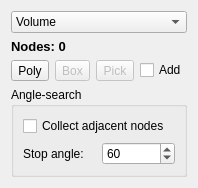
<?xml version="1.0" encoding="UTF-8"?>
<ui version="4.0">
 <class>TaskCreateNodeSet</class>
 <widget class="QWidget" name="TaskCreateNodeSet">
  <property name="geometry">
   <rect>
    <x>0</x>
    <y>0</y>
    <width>179</width>
    <height>180</height>
   </rect>
  </property>
  <property name="sizePolicy">
   <sizepolicy hsizetype="Preferred" vsizetype="Minimum">
    <horstretch>0</horstretch>
    <verstretch>0</verstretch>
   </sizepolicy>
  </property>
  <property name="windowTitle">
   <string>Form</string>
  </property>
  <layout class="QVBoxLayout" name="verticalLayout">
   <item>
    <widget class="QComboBox" name="comboBox">
     <item>
      <property name="text">
       <string>Volume</string>
      </property>
     </item>
     <item>
      <property name="text">
       <string>Surface</string>
      </property>
     </item>
    </widget>
   </item>
   <item>
    <layout class="QHBoxLayout" name="horizontalLayout_3">
     <item>
      <widget class="QLabel" name="label_NodesNbr">
       <property name="font">
        <font>
         <pointsize>10</pointsize>
         <weight>75</weight>
         <bold>true</bold>
        </font>
       </property>
       <property name="text">
        <string>Nodes: 0</string>
       </property>
      </widget>
     </item>
    </layout>
   </item>
   <item>
    <layout class="QHBoxLayout" name="horizontalLayout">
     <item>
      <widget class="QToolButton" name="toolButton_Poly">
       <property name="text">
        <string>Poly</string>
       </property>
      </widget>
     </item>
     <item>
      <widget class="QToolButton" name="toolButton_Box">
       <property name="enabled">
        <bool>false</bool>
       </property>
       <property name="text">
        <string>Box</string>
       </property>
      </widget>
     </item>
     <item>
      <widget class="QToolButton" name="toolButton_Pick">
       <property name="enabled">
        <bool>false</bool>
       </property>
       <property name="text">
        <string>Pick</string>
       </property>
      </widget>
     </item>
     <item>
      <widget class="QCheckBox" name="checkBox_Add">
       <property name="text">
        <string>Add</string>
       </property>
      </widget>
     </item>
    </layout>
   </item>
   <item>
    <widget class="QGroupBox" name="groupBox_AngleSearch">
     <property name="title">
      <string>Angle-search</string>
     </property>
     <layout class="QVBoxLayout" name="verticalLayout_2">
      <item>
       <widget class="QCheckBox" name="checkBox_AngleSearch">
        <property name="text">
         <string>Collect adjacent nodes</string>
        </property>
       </widget>
      </item>
      <item>
       <layout class="QHBoxLayout" name="horizontalLayout_2">
        <item>
         <widget class="QLabel" name="label_2">
          <property name="text">
           <string>Stop angle:</string>
          </property>
         </widget>
        </item>
        <item>
         <widget class="QDoubleSpinBox" name="doubleSpinBoxSizing">
          <property name="suffix">
           <string comment="mm" extracomment="max deviation in mm"/>
          </property>
          <property name="decimals">
           <number>0</number>
          </property>
          <property name="minimum">
           <double>0.000000000000000</double>
          </property>
          <property name="maximum">
           <double>1800.000000000000000</double>
          </property>
          <property name="singleStep">
           <double>10.000000000000000</double>
          </property>
          <property name="value">
           <double>60.000000000000000</double>
          </property>
         </widget>
        </item>
       </layout>
      </item>
     </layout>
    </widget>
   </item>
  </layout>
 </widget>
 <resources/>
 <connections/>
</ui>
